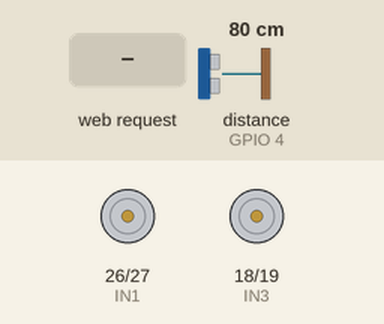
A sketch run on a simulated ESP32. On the bench: motor-driver pin pairs drawn as motors (green arrow = first pin HIGH = forward, orange = second pin HIGH = backward, longer = more drive, scaled by the enable pin). Wiring (inferred from the names in the program): ultrasonic range finder: trigger GPIO 5; echo GPIO 4. Inputs (shaded band) come from the test bench; at power-on: distance to the obstacle (sensor on GPIO 4) 80 cm. The echo pulse lasts 58.3 µs per cm; what the sketch prints to the serial monitor is not drawn.

Above: at 1.2 s.
1.3 s: HTTP request GET /move?dir=forward received
At 2.1 s:
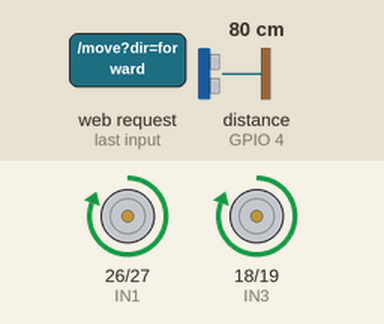
3.8 s: HTTP request GET /move?dir=backward received
At 4.6 s:
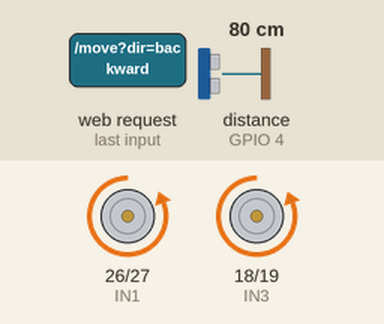
Timing chart, 0 to 6.8 s (numbered marks = the images above; inputs shaded):
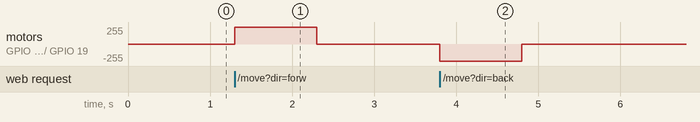

Measured:
- after the input at 1.3 s, motor on GPIO 26 (IN1) / GPIO 27 (IN2), motor on GPIO 18 (IN3) / GPIO 19 (IN4): stopped → forward 255/255 at once, → stopped 1.0 s later
- after the input at 3.8 s, motor on GPIO 26 (IN1) / GPIO 27 (IN2), motor on GPIO 18 (IN3) / GPIO 19 (IN4): stopped → backward 255/255 at once, → stopped 1.0 s later

The sketch:

Car-Control.ino
```cpp
#include <WiFi.h>
#include <WebServer.h>

// ESP32 creates its own Wi-Fi network
const char* apName = "ESP32_CAR";
const char* apPassword = "car12345";

// L298N motor driver pins
#define ENA 25
#define IN1 26
#define IN2 27

#define ENB 23
#define IN3 18
#define IN4 19

// HC-SR04 ultrasonic sensor pins
#define TRIG 5
#define ECHO 4

const float OBSTACLE_DISTANCE = 20.0;

WebServer server(80);

String currentCommand = "stop";
float distanceCM = -1;
bool obstacleDetected = true;

unsigned long lastDistanceCheck = 0;
unsigned long lastCommandTime = 0;
const unsigned long COMMAND_TIMEOUT = 1000;

void stopCar() {
  digitalWrite(ENA, LOW);
  digitalWrite(ENB, LOW);
  digitalWrite(IN1, LOW);
  digitalWrite(IN2, LOW);
  digitalWrite(IN3, LOW);
  digitalWrite(IN4, LOW);
  currentCommand = "stop";
}

float readDistance() {
  digitalWrite(TRIG, LOW);
  delayMicroseconds(3);
  digitalWrite(TRIG, HIGH);
  delayMicroseconds(10);
  digitalWrite(TRIG, LOW);

  unsigned long duration = pulseIn(ECHO, HIGH, 25000);

  if (duration == 0) return -1;

  return duration * 0.0343 / 2.0;
}

void updateObstacle() {
  if (millis() - lastDistanceCheck >= 100) {
    lastDistanceCheck = millis();
    distanceCM = readDistance();

    // Fail safe: unknown distance blocks forward movement.
    obstacleDetected =
      (distanceCM < 0 || distanceCM <= OBSTACLE_DISTANCE);

    if (obstacleDetected && currentCommand == "forward") {
      stopCar();
    }
  }
}

void drive(String direction) {
  if (direction == "forward" && obstacleDetected) {
    stopCar();
    return;
  }

  if (direction == "forward") {
    digitalWrite(IN1, HIGH);
    digitalWrite(IN2, LOW);
    digitalWrite(IN3, HIGH);
    digitalWrite(IN4, LOW);
  } else if (direction == "backward") {
    digitalWrite(IN1, LOW);
    digitalWrite(IN2, HIGH);
    digitalWrite(IN3, LOW);
    digitalWrite(IN4, HIGH);
  } else if (direction == "left") {
    digitalWrite(IN1, LOW);
    digitalWrite(IN2, HIGH);
    digitalWrite(IN3, HIGH);
    digitalWrite(IN4, LOW);
  } else if (direction == "right") {
    digitalWrite(IN1, HIGH);
    digitalWrite(IN2, LOW);
    digitalWrite(IN3, LOW);
    digitalWrite(IN4, HIGH);
  } else {
    stopCar();
    return;
  }

  digitalWrite(ENA, HIGH);
  digitalWrite(ENB, HIGH);

  currentCommand = direction;
  lastCommandTime = millis();
}

void handleRoot() {
  String page = R"rawliteral(
<!DOCTYPE html>
<html>
<head>
<meta name="viewport" content="width=device-width, initial-scale=1">
<title>ESP32 Car Control</title>
<style>
body {
  background: #101827;
  color: white;
  font-family: Arial;
  text-align: center;
  padding: 16px;
}
button {
  min-width: 90px;
  height: 70px;
  margin: 5px;
  border: 0;
  border-radius: 12px;
  color: white;
  background: #2563eb;
  font-size: 17px;
  font-weight: bold;
}
.stop { background: #dc2626; }
</style>
</head>
<body>
<h1>ESP32 Smart Car</h1>
<p id="status">Ready</p>
<p id="distance">Checking sensor...</p>

<div>
<button onclick="move('forward')">Forward</button>
</div>
<div>
<button onclick="move('left')">Left</button>
<button class="stop" onclick="move('stop')">STOP</button>
<button onclick="move('right')">Right</button>
</div>
<div>
<button onclick="move('backward')">Backward</button>
</div>

<script>
async function move(dir) {
  try {
    const response = await fetch('/move?dir=' + dir);
    const message = await response.text();
    document.getElementById('status').textContent = message;
  } catch (e) {
    document.getElementById('status').textContent =
      'Connection lost';
  }
}

async function refreshStatus() {
  try {
    const response = await fetch('/status');
    const data = await response.json();
    document.getElementById('distance').textContent =
      'Distance: ' + data.distance +
      ' | Obstacle: ' + data.obstacle;
  } catch (e) {}
}

setInterval(refreshStatus, 500);
window.addEventListener('pagehide', () => {
  navigator.sendBeacon('/stop');
});
</script>
</body>
</html>
)rawliteral";

  server.send(200, "text/html", page);
}

void handleMove() {
  if (!server.hasArg("dir")) {
    server.send(400, "text/plain", "Missing direction");
    return;
  }

  String direction = server.arg("dir");

  if (direction != "forward" &&
      direction != "backward" &&
      direction != "left" &&
      direction != "right" &&
      direction != "stop") {
    server.send(400, "text/plain", "Invalid command");
    return;
  }

  if (direction == "stop") {
    stopCar();
    server.send(200, "text/plain", "Car stopped");
    return;
  }

  drive(direction);

  if (direction == "forward" && obstacleDetected) {
    server.send(200, "text/plain",
                "Forward blocked: obstacle or no sensor echo");
  } else {
    server.send(200, "text/plain", "Command: " + direction);
  }
}

void handleStatus() {
  String json = "{\"distance\":\"";

  if (distanceCM < 0) {
    json += "No echo";
  } else {
    json += String(distanceCM, 1) + " cm";
  }

  json += "\",\"obstacle\":\"";
  json += obstacleDetected ? "YES" : "NO";
  json += "\"}";

  server.send(200, "application/json", json);
}

void setup() {
  Serial.begin(115200);

  pinMode(ENA, OUTPUT);
  pinMode(IN1, OUTPUT);
  pinMode(IN2, OUTPUT);
  pinMode(ENB, OUTPUT);
  pinMode(IN3, OUTPUT);
  pinMode(IN4, OUTPUT);

  pinMode(TRIG, OUTPUT);
  pinMode(ECHO, INPUT);

  stopCar();

  WiFi.mode(WIFI_AP);

  if (!WiFi.softAP(apName, apPassword)) {
    Serial.println("Failed to start Wi-Fi hotspot");
    return;
  }

  Serial.println("ESP32 car Wi-Fi started");
  Serial.print("Wi-Fi name: ");
  Serial.println(apName);
  Serial.print("Wi-Fi password: ");
  Serial.println(apPassword);
  Serial.print("Open on mobile: http://");
  Serial.println(WiFi.softAPIP());

  server.on("/", handleRoot);
  server.on("/move", handleMove);
  server.on("/status", handleStatus);

  server.on("/stop", HTTP_GET, []() {
    stopCar();
    server.send(200, "text/plain", "Stopped");
  });

  server.on("/stop", HTTP_POST, []() {
    stopCar();
    server.send(200, "text/plain", "Stopped");
  });

  server.begin();
  Serial.println("Web server started");
}

void loop() {
  server.handleClient();
  updateObstacle();

  // Stop if the browser stops refreshing movement commands.
  if (currentCommand != "stop" &&
      millis() - lastCommandTime > COMMAND_TIMEOUT) {
    stopCar();
  }
}
```
